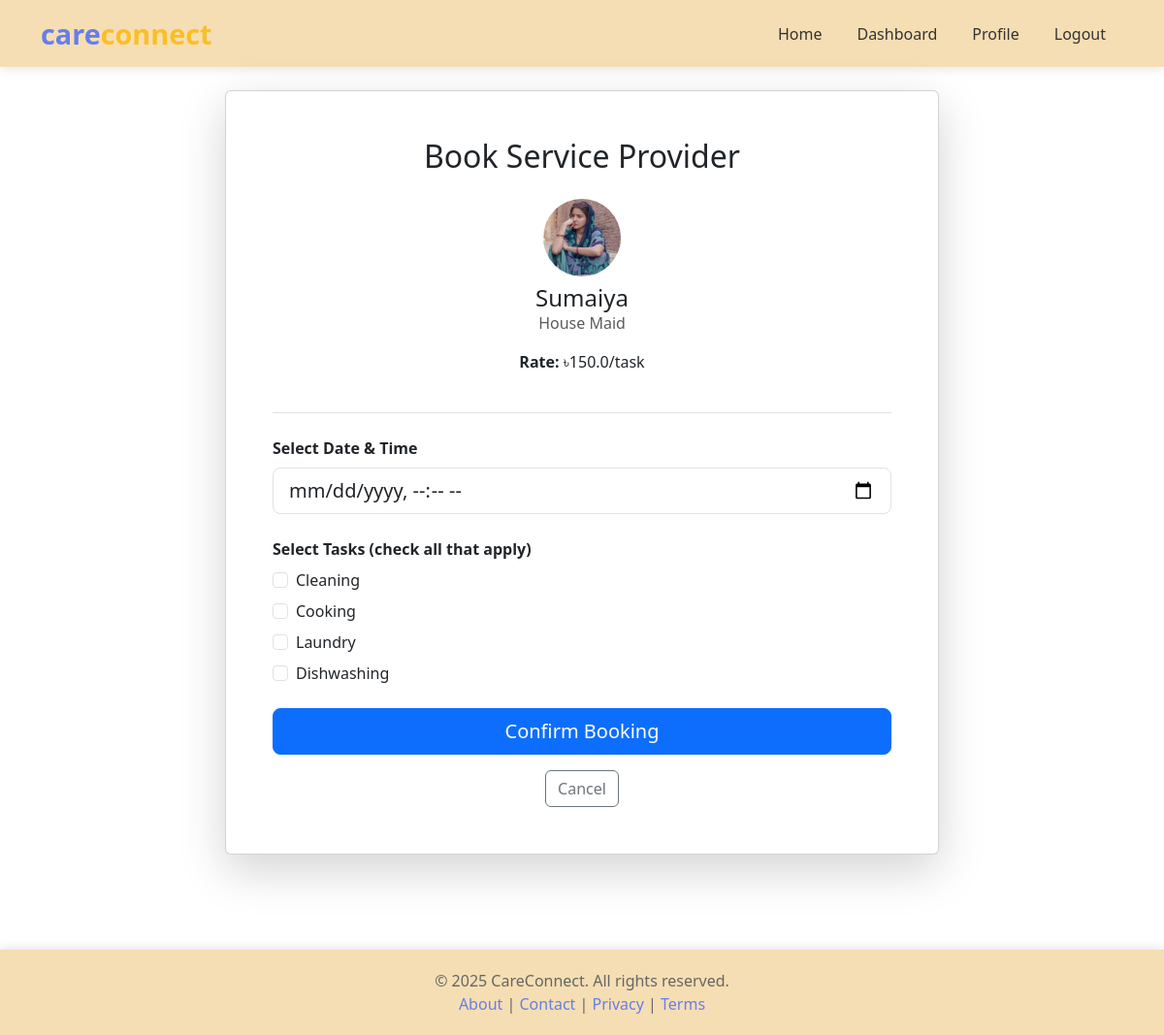
The app's page /users/book/3/ (signed in) with its own data.
### providers/models.py (models this page shows, shortened)
class ServiceProvider(models.Model):
    CATEGORY_CHOICES = [
        ('maid', 'House Maid'),
        ('babysitter', 'Babysitter'),
        ('caregiver', 'Caregiver'),
    ]
    GENDER_CHOICES = [
        ('male', 'Male'),
        ('female', 'Female'),
        ('other', 'Other'),
    ]
    user = models.OneToOneField(User, on_delete=models.CASCADE, related_name='provider_profile')
    name = models.CharField(max_length=100)
    age = models.IntegerField()
    gender = models.CharField(max_length=10, choices=GENDER_CHOICES)
    location = models.CharField(max_length=200)
    experience_year = models.FloatField()
    skills = models.TextField(help_text="Comma-separated")
    category = models.CharField(max_length=20, choices=CATEGORY_CHOICES)
    contactNo = models.CharField(max_length=15)
    hourlyRate = models.FloatField()
    availability = models.BooleanField(default=True)
    profile_image = models.ImageField(upload_to='provider_profiles/', blank=True, null=True)
    created_at = models.DateTimeField(auto_now_add=True)

### users/views.py (the view, shortened to what this page needs)
# urls.py: path('book/<int:pk>/', views.book_provider, name='book_provider'),
@login_required
def book_provider(request, pk):
    provider = ServiceProvider.objects.get(pk=pk)
    context = {
        'provider': provider,
    }
    return render(request, 'users/book_provider.html', context)

### templates/users/book_provider.html (shortened to what this page needs)
{% extends 'base.html' %}
{% block content %}
<div class="container mt-4 mb-5">
    <div class="row justify-content-center">
        <div class="col-md-8">
            <div class="card shadow-lg">
                <div class="card-body p-5">
                    <h2 class="text-center mb-4">Book Service Provider</h2>
                    <div class="text-center mb-4 pb-4 border-bottom">
                        {% if provider.profile_image %}
                        <img src="{{ provider.profile_image.url }}" class="rounded-circle mb-2" width="80" height="80" alt="Profile">
                        {% endif %}
                        <h4 class="mb-0">{{ provider.name }}</h4>
                        <p class="text-muted">{{ provider.get_category_display }}</p>
                        <p><strong>Rate:</strong> ৳{{ provider.hourlyRate }}/task</p>
                    </div>
                    <form method="POST">
                        <div class="mb-4">
                            <label class="form-label"><strong>Select Date & Time</strong></label>
                            <input type="datetime-local" class="form-control form-control-lg" name="dateTime" required>
                        </div>
                        <div class="mb-4">
                            <label class="form-label"><strong>Select Tasks (check all that apply)</strong></label>
                            {% if provider.category == 'maid' %}
                                <div class="form-check mb-2">
                                    <input class="form-check-input" type="checkbox" name="tasks" value="Cleaning" id="task1">
                                    <label class="form-check-label" for="task1"> Cleaning</label>
                                </div>
                                <div class="form-check mb-2">
                                    <input class="form-check-input" type="checkbox" name="tasks" value="Cooking" id="task2">
                                    <label class="form-check-label" for="task2"> Cooking</label>
                                </div>
                                <div class="form-check mb-2">
                                    <input class="form-check-input" type="checkbox" name="tasks" value="Laundry" id="task3">
                                    <label class="form-check-label" for="task3"> Laundry</label>
                                </div>
                                <div class="form-check mb-2">
                                    <input class="form-check-input" type="checkbox" name="tasks" value="Dishwashing" id="task4">
                                    <label class="form-check-label" for="task4"> Dishwashing</label>
                                </div>
                            {% endif %}
                        </div>
                        <button type="submit" class="btn btn-primary w-100 btn-lg">Confirm Booking</button>
                    </form>
                    <div class="text-center mt-3">
                        <a href="{% url 'provider_detail' provider.id %}" class="btn btn-outline-secondary">Cancel</a>
                    </div>
                </div>
            </div>
        </div>
    </div>
</div>
{% endblock %}

### templates/base.html (style rules this page uses)
body { display: flex; flex-direction: column; min-height: 100vh; background: white; }

### records on screen
ServiceProvider: profile_image (picture), name "Sumaiya", category "House Maid", hourlyRate "150.0"
